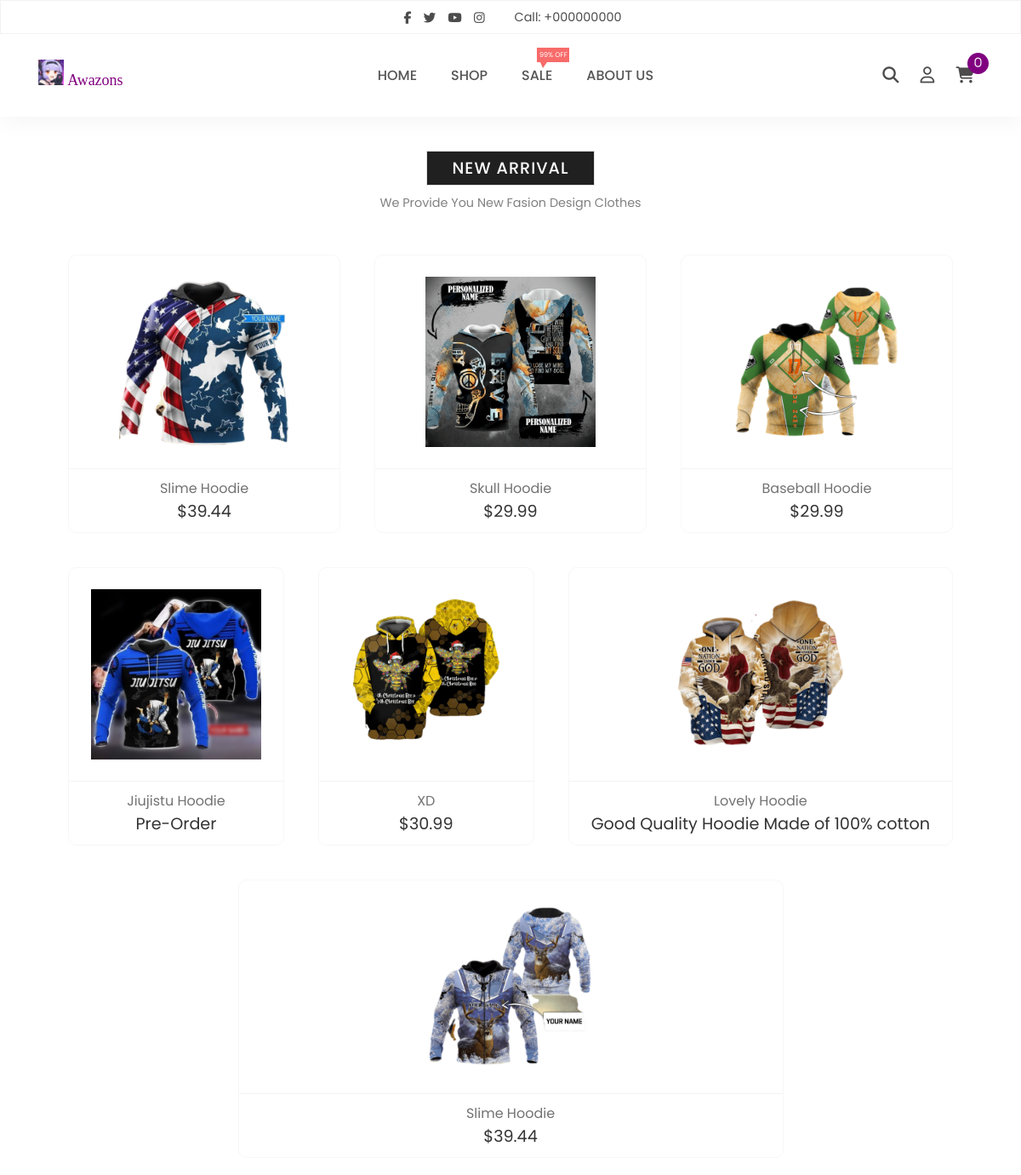
The page / on the database its author committed.
### tables this page shows
CREATE TABLE `product` (
  `pid` int(11) NOT NULL,
  `pname` varchar(111) NOT NULL,
  `pimg` varchar(111) NOT NULL,
  `pprice` varchar(111) NOT NULL,
  `pdetail` text NOT NULL
);

### index.php (the view, shortened to what this page needs)
<!DOCTYPE html>
<html lang="en">
<head>
    <link rel="stylesheet" type="text/css" href="css/style.css">
</head>
<body>
    <nav>
        <div class="social-call">
            <div class="social">
                <a href="#"><i class="fab fa-facebook-f"></i></a>
                <a href="#"><i class="fab fa-twitter"></i></a>
                <a href="#"><i class="fab fa-youtube"></i></a>
                <a href="#"><i class="fab fa-instagram"></i></a>
            </div>
            <div class="phone">
                <span>Call: +000000000</span>
            </div>
        </div>
        <div class="navigation">
            <a href="index.php" class="logo"><img src="Images/icon.png">
                <span class="shop-name">Awazons</span></a>
            <ul class="menu">
                <li><a href="index.php">Home</a></li>
                <li class="shop"><a href="#">Shop</a></li>
                <li><a href="#">Sale</a>
                    <span class="sale-label">99% Off</span>
                </li>
                <li><a href="about.php">About Us</a></li>
            </ul>
            <div class="right-menu">
                <a href="javascript:void(0);" class="search">
                    <i class="fas fa-search"></i>
                </a>
                <a href="javascript:void(0);" class="user">
                    <i class="far fa-user"></i>
                </a>
                <a href="#">
                    <i class="fas fa-shopping-cart">
                        <span class="num-cart-product">0</span>
                    </i>
                </a>
            </div>
        </div>
    </nav>
    <section class="new-arrival">
        <div class="arrival-heading">
            <strong>New Arrival</strong>
            <p>We Provide You New Fasion Design Clothes</p>
        </div>
        <div class="product-container">
            <?php
            $connect = mysqli_connect('localhost', 'root', '', 'mydb');
            $sql = "SELECT * FROM product";
            $result = mysqli_query($connect, $sql);
            while ($row = mysqli_fetch_array($result)) {
            ?>
                <div class="product-box">
                    <div class="product-img">
                        <a href="detail.php?id=<?php echo $row['pid'] ?>"><img src="<?php echo $row['pimg'] ?>"></a>
                    </div>
                    <div class="product-details">
                        <a href="detail.php?id=<?php echo $row['pid'] ?>" class="p-name"><?php echo $row['pname'] ?> </a>
                        <span class="p-price"><?php echo $row['pprice'] ?> </span>
                    </div>
                </div><?php
                    }
                        ?>
    </section>
</body>
</html>

### css/style.css (style rules this page uses)
body { margin:0px; padding: 0px; font-family: poppins; background-color: #ffffff; }
* { box-sizing: border-box; }
ul { list-style: none; }
a { text-decoration: none; }
nav { width:100%; box-shadow: 2px 2px 30px rgba(0,0,0,0.05); z-index: 100; }
.social-call { height: 40px; border: 1px solid rgba(0,0,0,0.05); display: flex; justify-content: center; align-items: center; }
.social a { margin: 0px 5px; color: rgba(0,0,0,0.7); font-size: 0.9rem; }
.phone { color: rgba(0,0,0,0.7); margin-left: 30px; font-size: 0.9rem; }
.navigation { display: flex; justify-content: space-between; align-items: center; padding: 0px 45px; }
.logo img { height: 30px; }
.shop-name { font-size: large; color: purple; font-family: 'Alfa Slab One', cursive; }
.menu { display: flex; align-items: center; }
.menu li { position: relative; margin: 20px; display: flex; text-transform: uppercase; font-weight: 500; }
.menu li a { color: #555555; }
.right-menu a { margin: 0px 10px; font-size: 1.2rem; color: rgba(0,0,0,0.7); }
.sale-label { width:38px; height: 17px; background-color: #f76b6a; color: #ffffff; font-weight: 400; display: flex; justify-content: center; align-items: center; font-size: 0.5rem; text-transform: uppercase; position: absolute; top: -20px; right: -20px; }
.sale-label:after { content: ''; width:0px; height: 0px; border-bottom: 5px solid transparent; border-left: 3px solid transparent; border-top: 7px solid #f76b6a; border-right: 5px solid transparent; position: absolute; left: 10%; top: 100%; }
.fa-shopping-cart { position: relative; }
.num-cart-product { position: absolute; top: -17px; right: -17px; width:25px; height: 25px; font-size: 0.8rem; border-radius: 50%; background-color: purple; color: #ffffff; display: flex; justify-content: center; align-items: center; font-weight: 400; }
.arrival-heading strong { font-size: 1.2rem; letter-spacing: 1px; color: #1b1919; text-transform: uppercase; font-weight: 600; margin-top: 40px; padding: 5px 30px; border: 1px solid #e0e0e0; }
.arrival-heading { display: flex; justify-content: center; align-items: center; flex-direction: column; }
.arrival-heading strong { color: #ffffff; background-color: #202020; font-weight: 500; }
.arrival-heading p { color: #808080; margin: 10px; font-size: 0.9rem; }
.product-container { width:90%; display: flex; justify-content: center; align-items: center; flex-wrap: wrap; margin-top: 20px; }
.product-box { display: flex; flex-grow: 0.5; flex-direction: column; align-items: center; border: 1px solid #f7f7f7; border-radius: 10px; margin: 20px; }
.product-img { width:200px; height: 210px; margin: 20px; cursor: pointer; position: relative; }
.product-img img { width:100%; height: 100%; object-fit: contain; object-position: center; }
.product-details { display: flex; flex-direction: column; align-items: center; width: 100%; padding: 10px 20px; border-top: 1px solid #f3f3f3; }
.p-name { color: #727272; }
.p-price { color: #333333; font-size: 1.2rem; font-weight: 400; }
.new-arrival { display: flex; flex-direction: column; justify-content: center; align-items: center; }

### index.php (style rules this page uses)
body { font-family: poppins; }

### rows shown on the page
product: pimg (picture), pname "Slime Hoodie", pprice "$39.44"
product: pimg (picture), pname "Skull Hoodie", pprice "$29.99"
product: pimg (picture), pname "Baseball Hoodie", pprice "$29.99"
product: pimg (picture), pname "Jiujistu Hoodie", pprice "Pre-Order"
product: pimg (picture), pname "XD", pprice "$30.99"
product: pimg (picture), pname "Lovely Hoodie", pprice "Good Quality Hoodie Made of 100% cotton"
product: pimg (picture), pname "Slime Hoodie", pprice "$39.44"
